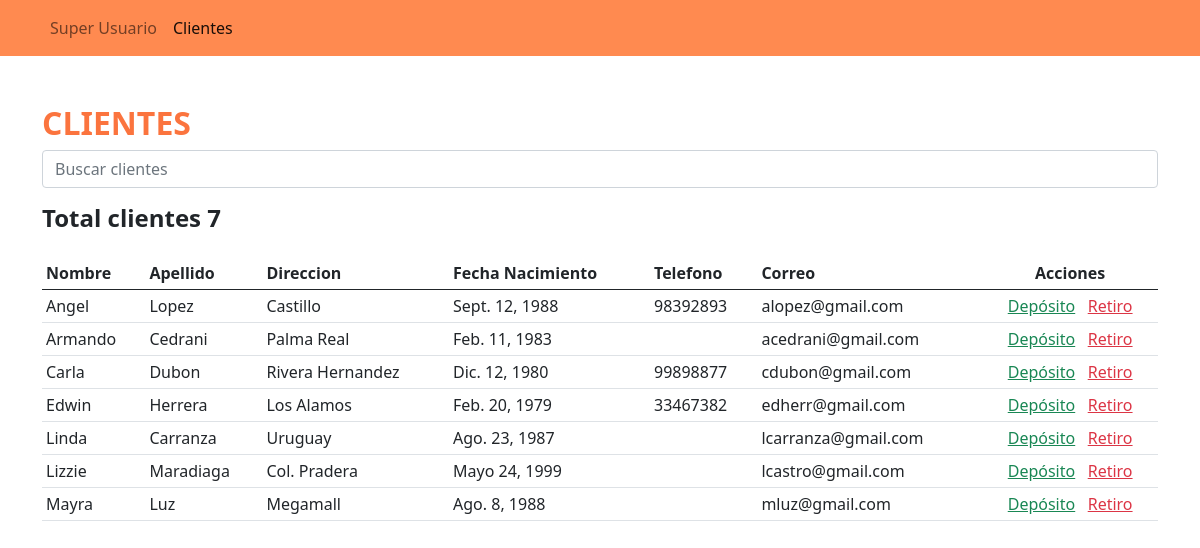
/inicio/clientes/ (signed in), run on the app's committed database.
### app_registro/models.py (models this page shows, shortened)
class Cliente(models.Model):
    nombre = models.CharField(max_length=30)
    apellido = models.CharField(max_length=30)
    direccion = models.TextField()
    fecha_nac = models.DateField()
    telefono = models.CharField(max_length=20, null=True, blank=True)
    correo = models.EmailField()
    user = models.OneToOneField(
        User,
        on_delete=models.CASCADE,
        null=True,
        blank=True,
    )

### app_registro/views.py (the view)
# urls.py: path('clientes/', views.clientes, name="clientes"),
@login_required()
@user_passes_test(lambda u: u.is_superuser) #https://stackoverflow.com/questions/15998140/how-to-limit-a-view-to-superuser-only/47689629
def clientes(request):
    activo = 'clientes'
    q = request.GET.get('q')
    if q:
        data = Cliente.objects.filter(nombre__startswith=q).order_by('nombre') #buscar por nombre
    else:
        data = Cliente.objects.all().order_by('nombre') #'-nombre' para ordenar descendednte nos regresa todos los registros que tiene participante
    ctx = {
        'clientes': data,
        'q': q,
        'activo': activo
    }
    return render(request, 'registro/clientes.html', ctx) #recibe minimo 2 parametros

### app_registro/templates/registro/clientes.html (shortened to what this page needs)
{% extends "base.html" %}
{% block container %}
    {% if user.is_superuser %}
        <div>
            <h2 class="fw-bold" style="color: #FB743E">CLIENTES</h2>
            <form action="" method="GET">
                <input type="search" name="q" value="{{ q |default_if_none:''  }}" class="form-control" placeholder="Buscar clientes">
            </form>
            <h4 class="mt-3 fw-bold">Total clientes {{ clientes.count }}</h4>
            <table class="table table-sm table-hover mt-4">
                <thead>
                    <tr>
                        <th>Nombre</th>
                        <th>Apellido</th>
                        <th>Direccion</th>
                        <th>Fecha Nacimiento</th>
                        <th>Telefono</th>
                        <th>Correo</th>
                        <th class="text-center">Acciones</th>
                    </tr>
                </thead>
                <tbody>
                    {% for c in clientes %}
                    <tr>
                        <td>{{ c.nombre }}</td>
                        <td>{{ c.apellido }}</td>
                        <td>{{ c.direccion }}</td>
                        <td>{{ c.fecha_nac }}</td>
                        <td>{{ c.telefono|default_if_none:'-' }}</td>
                        <td>{{ c.correo }}</td>
                        <td class="text-center">
                            <a href="{% url 'registro:deposito_retiro' c.id 'depositar' %}" target="_blank" class="text-success">Depósito</a>&nbsp&nbsp
                            <a href="{% url 'registro:deposito_retiro' c.id 'retirar' %}" target="_blank" class="text-danger">Retiro</a>
                        </td>
                    </tr>
                    {% empty %}
                    <tr>
                        <td colspan="7" class="text-danger text-center">No se encontraron resultados</td>
                    <tr>
                    {% endfor %}
                </tbody>
            </table>
        </div>
    {% endif %}
{% endblock %}

### global_templates/base.html (shortened to what this page needs)
{% load static %}
<!DOCTYPE html>
<html lang="en">
    <head>
        <link href="{% static 'registro/bootstrap/bootstrap.min.css' %}" rel="stylesheet">
        <link href="{% static 'registro/css/all.css' %}" rel="stylesheet"/>
    </head>
    <body>
        <nav class="navbar navbar-expand-lg navbar-light" style="background-color: #ff8a50">
            <div class="container">
                <div class="collapse navbar-collapse text-white" id="navbarNav">
                    <div class="navbar-nav">
                            {% if user.is_superuser %}
                                <a class="nav-link {% if activo == 'superuser' %} active {% endif %}">Super Usuario</a>
                                <a class="nav-link {% if activo == 'clientes' %} active {% endif %}" href="{% url 'registro:clientes' %}">Clientes</a>
                            {% else %}
                                <a class="nav-link {% if activo == 'transacciones' %} active {% endif %}" href="{% url 'registro:transacciones' %}">Mis transacciones</a>
                                <a class="nav-link {% if activo == 'transferencias' %} active {% endif %}" href="{% url 'registro:transferencias' %}">Transferencias</a>
                            {% endif %}
                            <a class="nav-link text-white" href="{% url 'logout_view' %}">{{ request.user.cliente }}</a>
                    </div>
                </div>
            </div>
        </nav>
        <div class="container mt-5">
            {% block container %}{% endblock %}
        </div>
    </body>
</html>

### data on the page
Cliente: nombre "Angel", apellido "Lopez", direccion "Castillo", fecha_nac "Sept. 12, 1988", telefono "98392893", correo "alopez@gmail.com"
Cliente: nombre "Armando", apellido "Cedrani", direccion "Palma Real", fecha_nac "Feb. 11, 1983", correo "acedrani@gmail.com"
Cliente: nombre "Carla", apellido "Dubon", direccion "Rivera Hernandez", fecha_nac "Dic. 12, 1980", telefono "99898877", correo "cdubon@gmail.com"
Cliente: nombre "Edwin", apellido "Herrera", direccion "Los Alamos", fecha_nac "Feb. 20, 1979", telefono "33467382", correo "edherr@gmail.com"
Cliente: nombre "Linda", apellido "Carranza", direccion "Uruguay", fecha_nac "Ago. 23, 1987", correo "lcarranza@gmail.com"
Cliente: nombre "Lizzie", apellido "Maradiaga", direccion "Col. Pradera", fecha_nac "Mayo 24, 1999", correo "lcastro@gmail.com"
Cliente: nombre "Mayra", apellido "Luz", direccion "Megamall", fecha_nac "Ago. 8, 1988", correo "mluz@gmail.com"

### other printed values
{{ clientes.count }} "7"
